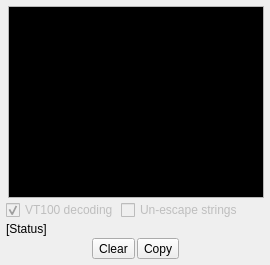
         <widget class="QWidget" name="tab_Shell">
          <attribute name="title">
           <string>Shell</string>
          </attribute>
          <layout class="QGridLayout" name="gridLayout_9">
           <property name="leftMargin">
            <number>6</number>
           </property>
           <property name="topMargin">
            <number>6</number>
           </property>
           <property name="rightMargin">
            <number>6</number>
           </property>
           <property name="bottomMargin">
            <number>6</number>
           </property>
           <property name="spacing">
            <number>2</number>
           </property>
           <item row="3" column="0" colspan="2">
            <widget class="QLabel" name="lbl_SHELL_Status">
             <property name="text">
              <string>[Status]</string>
             </property>
            </widget>
           </item>
           <item row="1" column="1">
            <widget class="AutScrollEdit" name="edit_SHELL_Output">
             <property name="palette">
              <palette>
               <active>
                <colorrole role="WindowText">
                 <brush brushstyle="SolidPattern">
                  <color alpha="255">
                   <red>255</red>
                   <green>255</green>
                   <blue>255</blue>
                  </color>
                 </brush>
                </colorrole>
                <colorrole role="Text">
                 <brush brushstyle="SolidPattern">
                  <color alpha="255">
                   <red>255</red>
                   <green>255</green>
                   <blue>255</blue>
                  </color>
                 </brush>
                </colorrole>
                <colorrole role="Base">
                 <brush brushstyle="SolidPattern">
                  <color alpha="255">
                   <red>0</red>
                   <green>0</green>
                   <blue>0</blue>
                  </color>
                 </brush>
                </colorrole>
                <colorrole role="PlaceholderText">
                 <brush brushstyle="SolidPattern">
                  <color alpha="128">
                   <red>255</red>
                   <green>255</green>
                   <blue>255</blue>
                  </color>
                 </brush>
                </colorrole>
               </active>
               <inactive>
                <colorrole role="WindowText">
                 <brush brushstyle="SolidPattern">
                  <color alpha="255">
                   <red>255</red>
                   <green>255</green>
                   <blue>255</blue>
                  </color>
                 </brush>
                </colorrole>
                <colorrole role="Text">
                 <brush brushstyle="SolidPattern">
                  <color alpha="255">
                   <red>255</red>
                   <green>255</green>
                   <blue>255</blue>
                  </color>
                 </brush>
                </colorrole>
                <colorrole role="Base">
                 <brush brushstyle="SolidPattern">
                  <color alpha="255">
                   <red>0</red>
                   <green>0</green>
                   <blue>0</blue>
                  </color>
                 </brush>
                </colorrole>
                <colorrole role="PlaceholderText">
                 <brush brushstyle="SolidPattern">
                  <color alpha="128">
                   <red>255</red>
                   <green>255</green>
                   <blue>255</blue>
                  </color>
                 </brush>
                </colorrole>
               </inactive>
               <disabled>
                <colorrole role="Base">
                 <brush brushstyle="SolidPattern">
                  <color alpha="255">
                   <red>0</red>
                   <green>0</green>
                   <blue>0</blue>
                  </color>
                 </brush>
                </colorrole>
                <colorrole role="PlaceholderText">
                 <brush brushstyle="SolidPattern">
                  <color alpha="128">
                   <red>255</red>
                   <green>255</green>
                   <blue>255</blue>
                  </color>
                 </brush>
                </colorrole>
               </disabled>
              </palette>
             </property>
             <property name="undoRedoEnabled">
              <bool>false</bool>
             </property>
             <property name="readOnly">
              <bool>false</bool>
             </property>
            </widget>
           </item>
           <item row="4" column="0" colspan="2">
            <layout class="QHBoxLayout" name="horizontalLayout_8">
             <property name="spacing">
              <number>2</number>
             </property>
             <property name="bottomMargin">
              <number>0</number>
             </property>
             <item>
              <spacer name="horizontalSpacer_7">
               <property name="orientation">
                <enum>Qt::Orientation::Horizontal</enum>
               </property>
               <property name="sizeHint" stdset="0">
                <size>
                 <width>20</width>
                 <height>20</height>
                </size>
               </property>
              </spacer>
             </item>
             <item>
              <widget class="QToolButton" name="btn_SHELL_Clear">
               <property name="text">
                <string>Clear</string>
               </property>
              </widget>
             </item>
             <item>
              <widget class="QToolButton" name="btn_SHELL_Copy">
               <property name="text">
                <string>Copy</string>
               </property>
              </widget>
             </item>
             <item>
              <spacer name="horizontalSpacer_8">
               <property name="orientation">
                <enum>Qt::Orientation::Horizontal</enum>
               </property>
               <property name="sizeHint" stdset="0">
                <size>
                 <width>20</width>
                 <height>20</height>
                </size>
               </property>
              </spacer>
             </item>
            </layout>
           </item>
           <item row="2" column="0" colspan="2">
            <layout class="QHBoxLayout" name="horizontalLayout_17">
             <property name="spacing">
              <number>2</number>
             </property>
             <property name="topMargin">
              <number>0</number>
             </property>
             <item>
              <widget class="QCheckBox" name="check_shell_vt100_decoding">
               <property name="enabled">
                <bool>false</bool>
               </property>
               <property name="text">
                <string>VT100 decoding</string>
               </property>
               <property name="checked">
                <bool>true</bool>
               </property>
              </widget>
             </item>
             <item>
              <widget class="QCheckBox" name="check_shel_unescape_strings">
               <property name="enabled">
                <bool>false</bool>
               </property>
               <property name="text">
                <string>Un-escape strings</string>
               </property>
              </widget>
             </item>
             <item>
              <spacer name="horizontalSpacer_12">
               <property name="orientation">
                <enum>Qt::Orientation::Horizontal</enum>
               </property>
               <property name="sizeHint" stdset="0">
                <size>
                 <width>20</width>
                 <height>20</height>
                </size>
               </property>
              </spacer>
             </item>
            </layout>
           </item>
          </layout>
         </widget>
